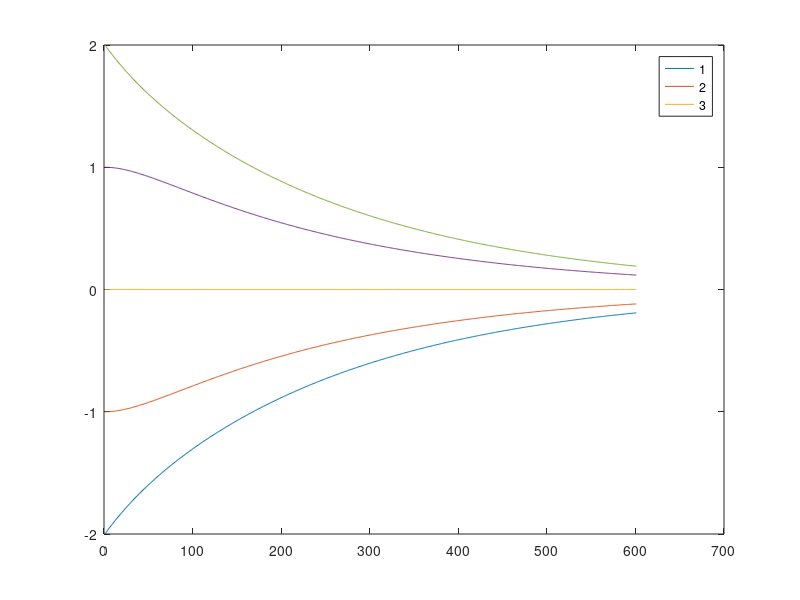

The MATLAB source for this figure:
%% Consensus algorithm
% Va a ser util mas adelante...creo...
% De nuevo supongamos integradores por simplicidad
clear all
clc

dt = 0.01;

x = [-2 -1 0 1 2]';
L = [1 -1 0;-1 2 -1;0 -1 1];
Q = [1 -1 0 0 0;
    -1 2 -1 0 0;
    0 -1 2 -1 0;
    0 0 -1 2 -1;
    0 0 0 -1 1];

for i = 1:600
      x(:,i+1) = x(:,i) - dt*Q*x(:,i);
end

plot(x')
legend('1','2','3')